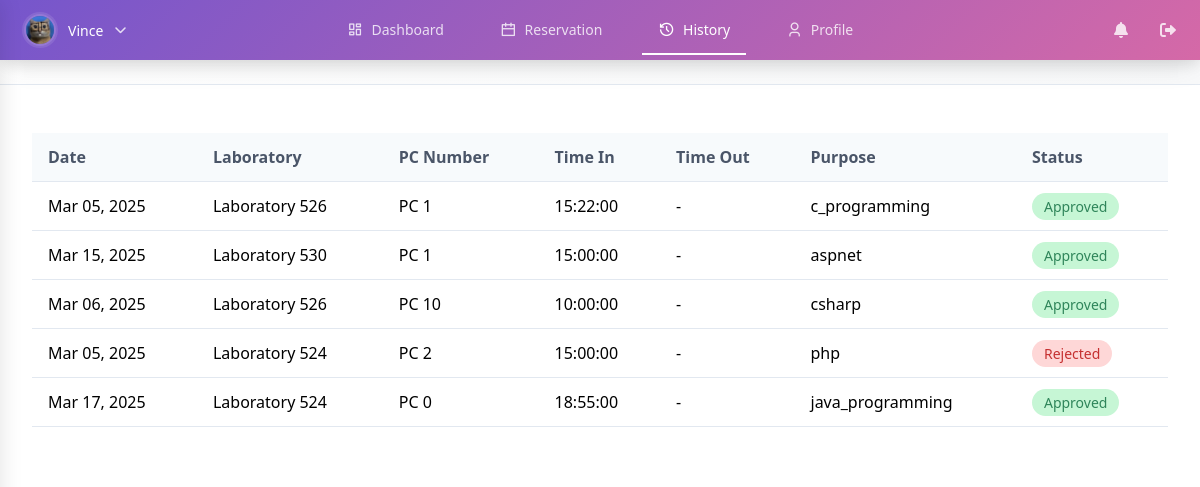
Page /view/history.php (signed in) on the committed database.
### tables this page shows
CREATE TABLE `reservations` (
  `id` int(11) NOT NULL,
  `idno` varchar(20) NOT NULL,
  `fullname` varchar(100) NOT NULL,
  `purpose` varchar(50) NOT NULL,
  `laboratory` varchar(10) NOT NULL,
  `pc_number` int(11) NOT NULL,
  `time_in` time NOT NULL,
  `time_out` time DEFAULT NULL,
  `date` date NOT NULL,
  `created_at` timestamp NOT NULL DEFAULT current_timestamp(),
  `status` varchar(20) NOT NULL DEFAULT 'pending'
);

### view/history.php (the view, shortened to what this page needs)
<?php
require_once '../config/db_connect.php';
?>
<!DOCTYPE html>
<html lang="en">
<head>
    <link rel="stylesheet" href="../assets/css/styles.css">
    <link rel="stylesheet" href="https://cdnjs.cloudflare.com/ajax/libs/font-awesome/6.0.0/css/all.min.css">
    <link rel="stylesheet" href="https://cdnjs.cloudflare.com/ajax/libs/remixicon/4.6.0/remixicon.css">
    <script src="https://unpkg.com/@tailwindcss/browser@4"></script>
</head>
<body>
    <div class="nav-container">
        <div class="nav-wrapper">
            <div class="nav-profile">
                <div class="profile-trigger" id="profile-trigger">
                    <img src="<?php echo isset($_SESSION['profile_image']) ? htmlspecialchars($_SESSION['profile_image']) : '../assets/images/logo/AVATAR.png'; ?>"
                         alt="Profile">
                    <span class="username"><?php echo htmlspecialchars($_SESSION['username']); ?></span>
                    <i class="fas fa-chevron-down"></i>
                </div>
            </div>
            <nav class="nav-links">
                <a href="dashboard.php" class="nav-link">
                    <i class="ri-dashboard-line"></i>
                    <span>Dashboard</span>
                </a>
                <a href="reservation.php" class="nav-link">
                    <i class="ri-calendar-line"></i>
                    <span>Reservation</span>
                </a>
                <a href="history.php" class="nav-link active">
                    <i class="ri-history-line"></i>
                    <span>History</span>
                </a>
                <a href="profile.php" class="nav-link">
                    <i class="ri-user-3-line"></i>
                    <span>Profile</span>
                </a>
            </nav>
            <div class="nav-actions">
                <a href="#" class="action-link">
                    <i class="fas fa-bell"></i>
                </a>
                <a href="../auth/logout.php" class="action-link">
                    <i class="fas fa-sign-out-alt"></i>
                </a>
            </div>
        </div>
    </div>
    <div class="history-container">
        <div class="profile-card">
            <div class="profile-header">
                <h3>Sit-In History</h3>
            </div>
            <div class="profile-content">
                <table class="history-table">
                    <thead>
                        <tr>
                            <th>Date</th>
                            <th>Laboratory</th>
                            <th>PC Number</th>
                            <th>Time In</th>
                            <th>Time Out</th>
                            <th>Purpose</th>
                            <th>Status</th>
                        </tr>
                    </thead>
                    <tbody>
                        <?php
                        $sql = "SELECT * FROM reservations WHERE idno = ? ORDER BY created_at DESC";
                        $stmt = $conn->prepare($sql);
                        $stmt->bind_param("s", $_SESSION['idno']);
                        $stmt->execute();
                        $result = $stmt->get_result();
                        while ($row = $result->fetch_assoc()) {
                            echo '<tr>';
                            echo '<td>' . htmlspecialchars(date('M d, Y', strtotime($row['date']))) . '</td>';
                            echo '<td>Laboratory ' . htmlspecialchars($row['laboratory']) . '</td>';
                            echo '<td>PC ' . htmlspecialchars($row['pc_number']) . '</td>';
                            echo '<td>' . htmlspecialchars($row['time_in']) . '</td>';
                            echo '<td>' . (isset($row['time_out']) ? htmlspecialchars($row['time_out']) : '-') . '</td>';
                            echo '<td>' . htmlspecialchars($row['purpose']) . '</td>';
                            echo '<td><span class="status-badge ' . htmlspecialchars($row['status']) . '">'
                                . ucfirst(htmlspecialchars($row['status'])) . '</span></td>';
                            echo '</tr>';
                        }
                        ?>
                    </tbody>
                </table>
            </div>
        </div>
    </div>
</body>
</html>

### assets/css/styles.css (style rules this page uses)
:root { --primary-color: rgba(117,86,204,1); --secondary-color: rgba(213,105,167,1); --nav-height: 60px; }
body { font-family: 'Segoe UI', Tahoma, Geneva, Verdana, sans-serif; margin: 0; padding: 0; min-height: 100vh; }
.nav-container { margin: 0 auto; width: 100%; position: fixed; top: 0; background: linear-gradient(135deg, var(--primary-color), var(--secondary-color)); z-index: 1000; color: white; box-shadow: 0 4px 15px rgba(0, 0, 0, 0.1), 0 8px 30px -5px rgba(0, 0, 0, 0.1); }
.nav-container a { color: rgba(255, 255, 255, 0.8); }
.nav-container .profile-trigger { transition: all 0.3s ease; }
.nav-container .profile-trigger img { box-shadow: 0 0 0 2px rgba(255, 255, 255, 0.1); }
.nav-wrapper { max-width: 1650px; margin: 0 auto; display: flex; justify-content: space-between; align-items: center; padding: 0 1rem; height: var(--nav-height); }
.nav-profile { flex: 1; }
.profile-trigger { display: flex; align-items: center; gap: 0.75rem; cursor: pointer; padding: 0.5rem; border-radius: 0.5rem; transition: background-color 0.2s; }
.profile-trigger img { width: 2rem; height: 2rem; border-radius: 50%; object-fit: cover; border: 2px solid rgba(255, 255, 255, 0.2); }
.profile-trigger .username { color: white; font-size: 0.875rem; font-weight: 500; }
.profile-trigger i { color: rgba(255, 255, 255, 0.8); font-size: 0.75rem; }
.nav-links { display: flex; gap: 1.5rem; align-items: center; }
.nav-link { display: flex; align-items: center; gap: 0.5rem; padding: 0.75rem 1rem; color: rgba(255, 255, 255, 0.8); text-decoration: none; font-weight: 500; font-size: 0.875rem; border-bottom: 2px solid transparent; transition: all 0.2s; }
.nav-link.active { color: white; border-bottom-color: white; }
.nav-link i { font-size: 1rem; }
.nav-actions { flex: 1; display: flex; justify-content: flex-end; gap: 1rem; }
.action-link { color: rgba(255, 255, 255, 0.8); padding: 0.5rem; border-radius: 0.5rem; transition: all 0.2s; }
.profile-content { padding: 0; height: 100%; display: flex; flex-direction: column; }
.profile-header { display: block; align-items: center; padding: 1.5rem; background: linear-gradient(150deg, #ffffff 0%, #f8f9fa 100%); }
.profile-content { padding: 1.5rem; height: 100%; display: flex; flex-direction: column; gap: 2rem; }
.profile-header { display: block; align-items: center; }
.profile-header h3 { font-size: 1.5rem; background: linear-gradient(135deg, var(--primary-color), var(--secondary-color)); -webkit-background-clip: text; background-clip: text; -webkit-text-fill-color: transparent; font-weight: 700; }
.profile-card { background: white; border-radius: 15px; box-shadow: 0 4px 20px rgba(0, 0, 0, 0.0); overflow: hidden; animation: fadeInUp 0.6s ease-out 0.2s backwards; }
.profile-header { padding: 1.5rem; border-bottom: 1px solid #e2e8f0; display: flex; justify-content: space-between; align-items: center; }
.profile-content { padding: 2rem; }

### view/history.php (style rules this page uses)
.history-table { width: 100%; border-collapse: collapse; margin-top: 1rem; }
.history-table th, .history-table td { padding: 0.75rem 1rem; text-align: left; border-bottom: 1px solid #e2e8f0; }
.history-table th { background-color: #f7fafc; font-weight: 600; color: #4a5568; }
.status-badge { padding: 0.25rem 0.75rem; border-radius: 9999px; font-size: 0.875rem; font-weight: 500; }
.status-badge.approved { background-color: #c6f6d5; color: #2f855a; }
.status-badge.rejected { background-color: #fed7d7; color: #c53030; }

### rows in the picture
reservations: date "Mar 05, 2025", laboratory "526", pc_number "1", time_in "15:22:00", purpose "c_programming", status "Approved"
reservations: date "Mar 15, 2025", laboratory "530", pc_number "1", time_in "15:00:00", purpose "aspnet", status "Approved"
reservations: date "Mar 06, 2025", laboratory "526", pc_number "10", time_in "10:00:00", purpose "csharp", status "Approved"
reservations: date "Mar 05, 2025", laboratory "524", pc_number "2", time_in "15:00:00", purpose "php", status "Rejected"
reservations: date "Mar 17, 2025", laboratory "524", pc_number "0", time_in "18:55:00", purpose "java_programming", status "Approved"

### other values in the picture
$_SESSION['username'] "Vince"
